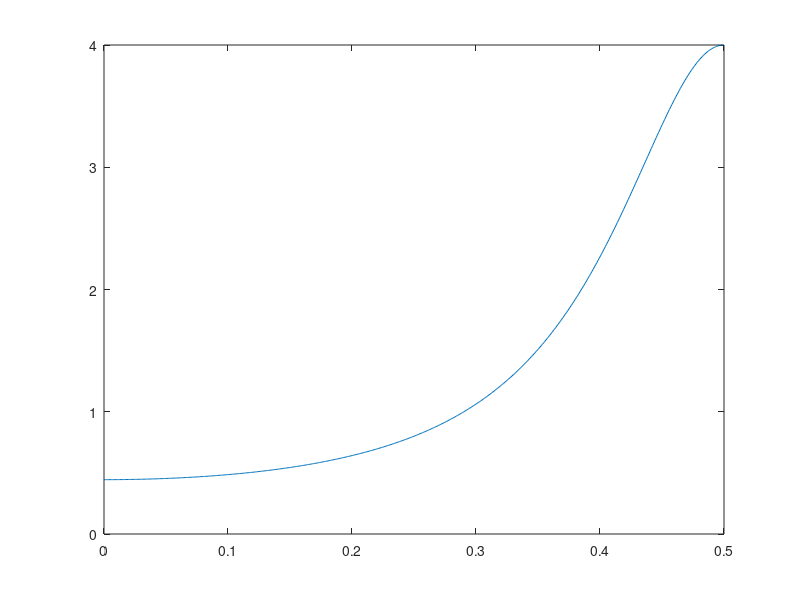
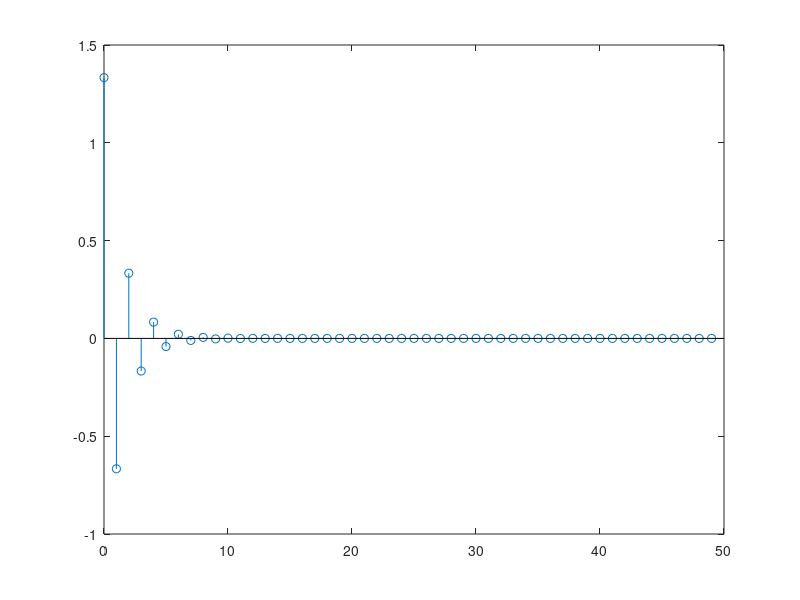
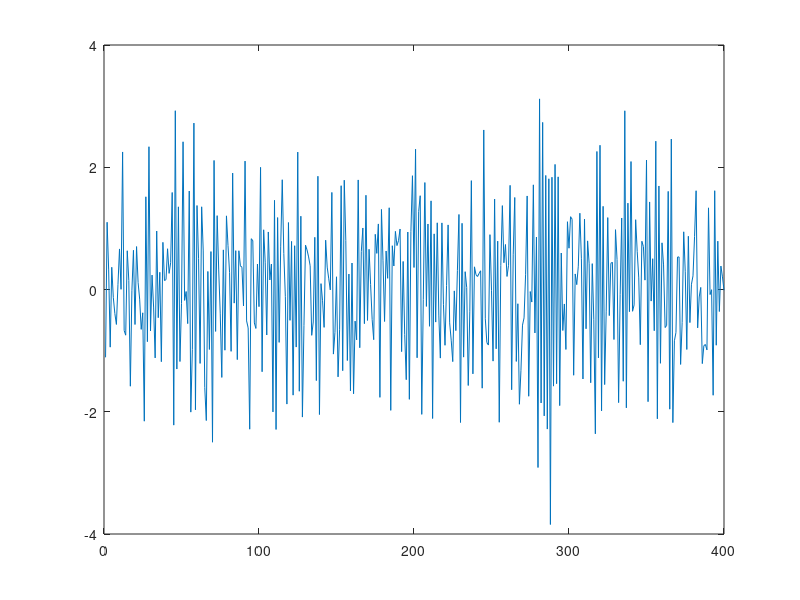
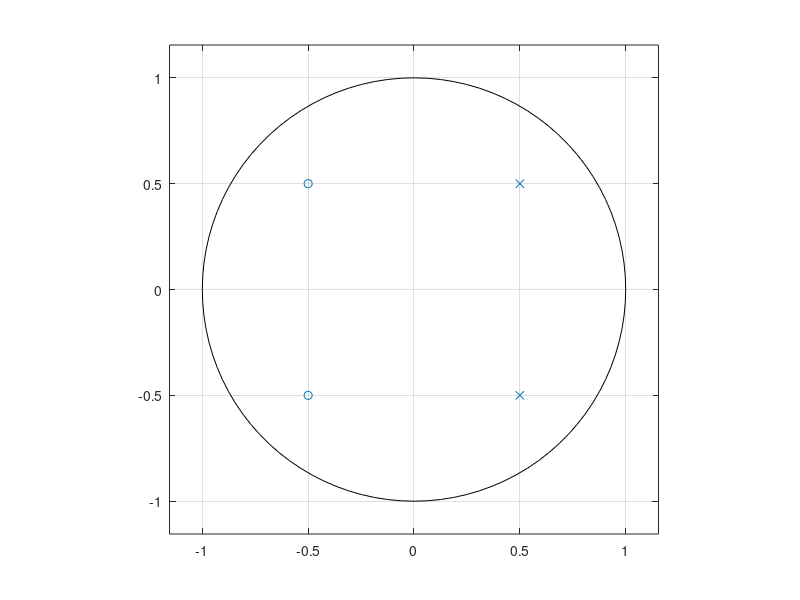

These charts were generated, in order, by the following MATLAB code: (Note: this script raises an error after producing the figures.)
clear all
close all
clc
C = 1;
a1 = 0.5;
A = [1 a1];
[H,w]=freqz(C,A);
R=abs(H).^2;
plot(w/2/pi,R)
H=freqz(C,A,512,'whole');
Rd=abs(H).^2;
r=ifft(Rd);
figure
stem([0:49],r(1:50))

%Q. Draw rough sketches of the covariance functions for a1 < 0 and a1 > 0. How do they differ?
% One is oscilating and one is not. This is to be expected since if we have
% a positive a1 we have that the current X_t is negatively dependant on the
% previous one therefore a large X_t-1 yields small X_t. If negative a1 a
% large X_t-1 yields large X_t. Therefore no osciliation. 

%Q.Sketch the spectral densities. At what frequency does the spectral den- 
%sity reaches the maximum value for a1 < 0 and a1 > 0, respectively?
%A. For negative a1 it reaches maximum at 0. Pole at 1/2 i.e on the real
%axis corresponding to an argument (frequency) of 0
%For a positive it reaches maximum at 0.5 since we have a pole on -1/2
%corresponding to a frequency of 2*pi*1/2 = pi i.e f = 1/2

%%
clear all
close all
clc
C = 1;
a1 = 0.5;
A = [1 a1];
m = 0;
sigma = 1;
n = 400
e = normrnd(m, sigma, 1, n);
x = filter(C,A,e);
figure
plot(x)
C = 1;
a1 = -0.5;
A = [1 a1];
m = 0;
sigma = 1;
n = 400
e = normrnd(m, sigma, 1, n);
x = filter(C,A,e);
figure
plot(x)



%% 3.2 ARMA(2,2)
A = [1 -1 0.5];
C = [1 1 0.5];
P = roots(A);
Z = roots(C);
zplane(Z,P)
A = poly(P);
C = poly(Z);
[H,w]=freqz(C,A);
R=abs(H).^2;
figure
plot(w/2/pi,R)
% Q sketch and explain.
%As expected we see high at 1/8 and low at 3/8 since we have pole zeros at
%these arguments
%% 4
armagui
% Angle increase leads to a higher frequency of covariance functiona dn
% realisation signal. Peak of spectral density translated right
% When we move pole close to origin we get something that approaches a
% white noise process
% Process realisation becomes an unbound signal resonating. We dont get a
% covariance function nor spectral density since the covariance function is
% non integrable

%% 4.2
armagui

%tau greater than q yields zero since we have no dependance
%Closer to zero close to white noise. further away more dampening since we
%have some dependant e_t-1 stuff


%% 5








